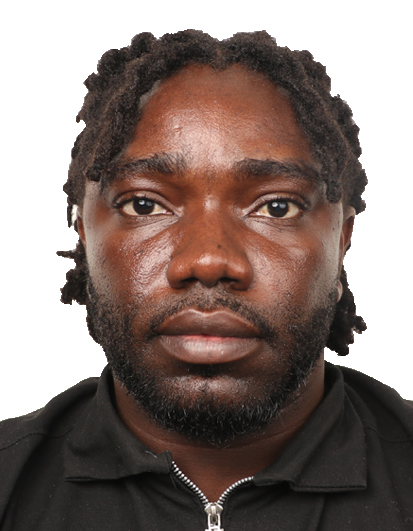
#> input picture media/passport.jpg, 413 x 531 px
$ python masking.py
#> lines starting #> are read from the running program, lines starting #| are printed output that depends on the picture; after the words box and inside, x2 and y2 are one past the last pixel; in counts of white or black regions, pixels touching at a corner belong together
import cv2 as cv
import numpy as np

img = cv.imread('../media/passport.jpg')
#> img is the input picture: shape (531, 413, 3); mean B, G, R 116.3, 121.7, 136.6
# cv.imshow('Original Image', img)

blank = np.zeros(img.shape[:2], dtype='uint8')
mask = cv.circle(blank, (img.shape[1]//2, img.shape[0]//2), 100, 255, -1, lineType=8)
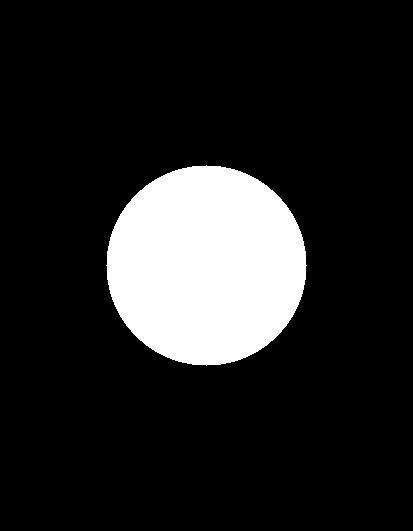
#> blank: shape (531, 413); 14.3% white; 1 white region, box (x1, y1, x2, y2) and area: (106, 165, 307, 366) 31417
cv.imshow('Mask', mask)

masked = cv.bitwise_and(img, img, mask=mask)
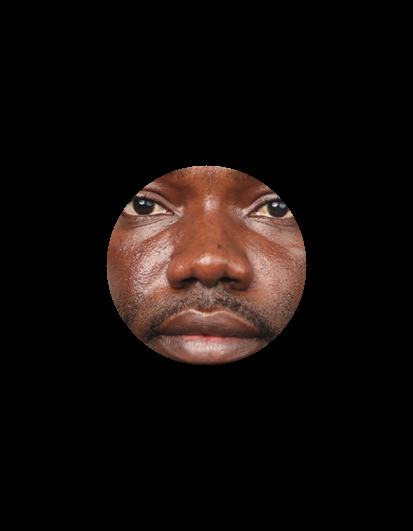
#> masked: shape (531, 413, 3); mean B, G, R 10.8, 13, 19.7
cv.imshow('Masked Image', masked)

cv.waitKey(0)

$ run again, with media/la_familia.jpeg copied over media/passport.jpg
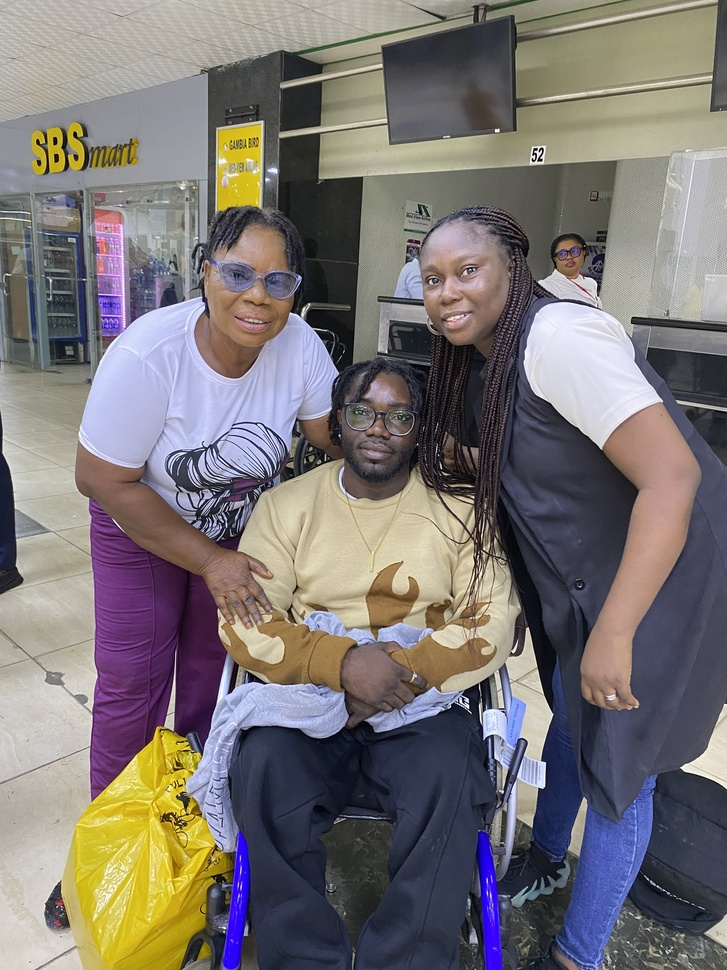
#> input picture media/la_familia.jpeg, 727 x 970 px, shrunk from 1536 x 2048 before the run
#> img is the input picture: shape (970, 727, 3); mean B, G, R 116, 116.8, 122.5
#> `mask = cv.circle(blank, (img.shape[1]//2, img.shape[0]//2), 100, 255, ..`:
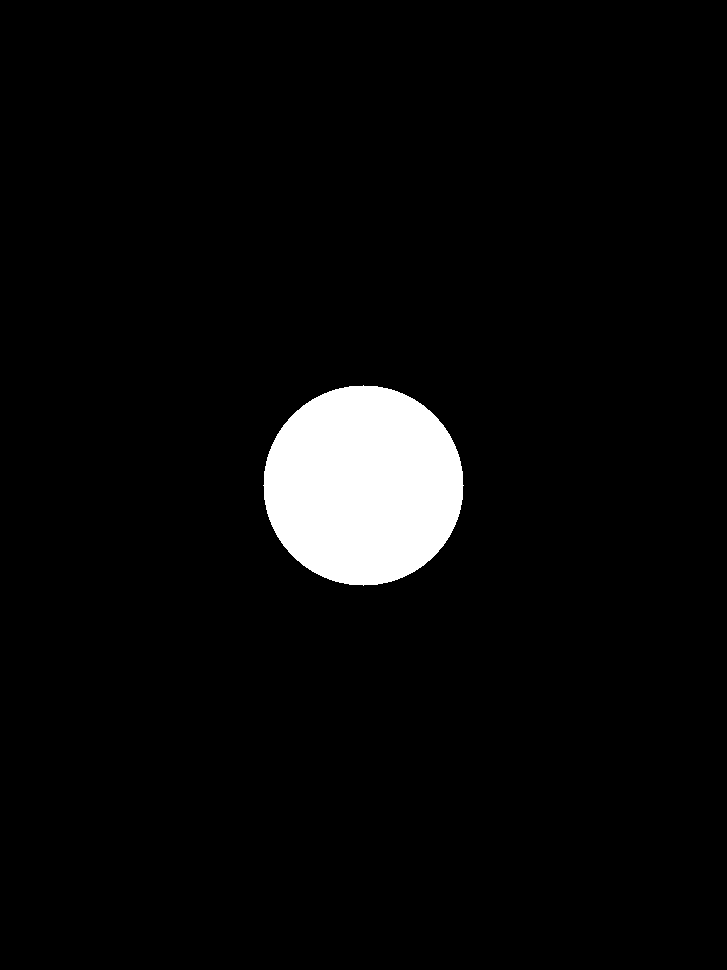
#> blank: shape (970, 727); 4.5% white; 1 white region, box (x1, y1, x2, y2) and area: (263, 385, 464, 586) 31417
#> `masked = cv.bitwise_and(img, img, mask=mask)`:
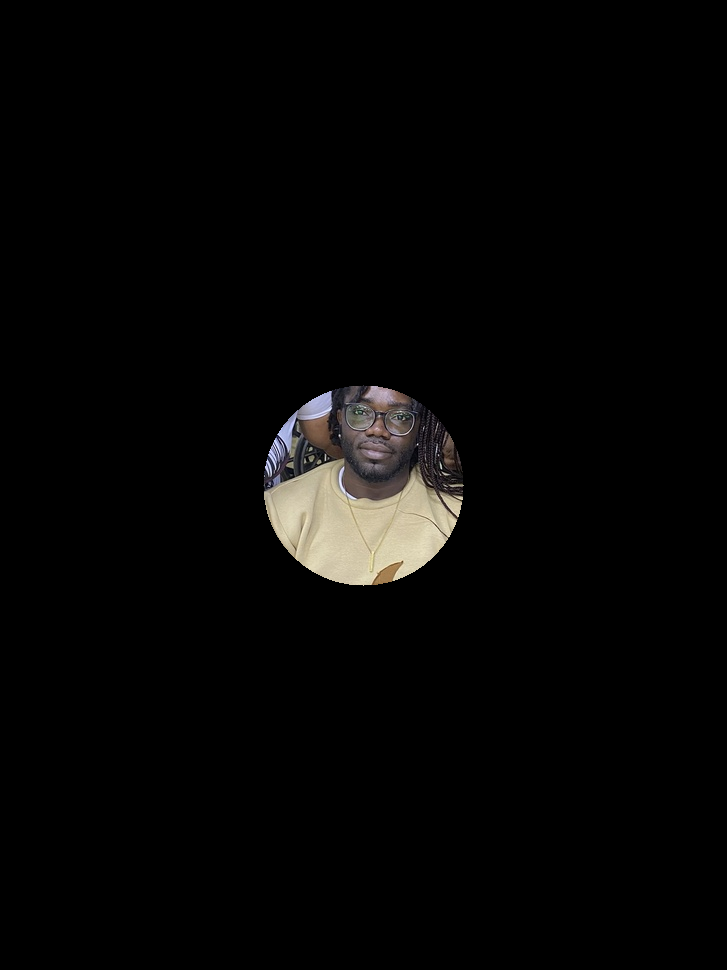
#> masked: shape (970, 727, 3); mean B, G, R 5.3, 5.9, 6.3
